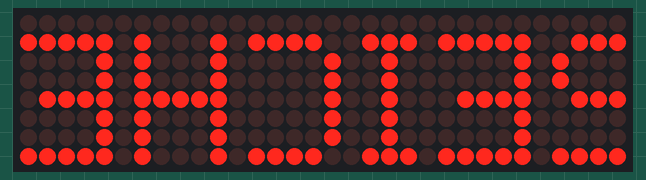
Bench run of a sketch on a simulated Arduino Uno, built with avr-gcc and run on an emulated ATmega328P. Shown: 32×8 LED matrix.

Above: at 0.1 s.

The sketch:

SKETCH10A.ino
```cpp
#include <SPI.h>
#include <MD_MAX72xx.h>
#include <MD_Parola.h>

#define HARDWARE_TYPE MD_MAX72XX::FC16_HW
#define MAX_DEVICES  4
#define CLK_PIN   14  // or SCK
#define DATA_PIN  13  // or MOSI
#define CS_PIN    15  // or SS

// MD_MAX72XX ledmx = MD_MAX72XX(HARDWARE_TYPE, DATA_PIN, CLK_PIN, CS_PIN, MAX_DEVICES);
MD_Parola pmx = MD_Parola(HARDWARE_TYPE, CS_PIN, MAX_DEVICES);

// We always wait a bit between updates of the display
#define  DELAYTIME  100  // in milliseconds

void setup()
{
  // put your setup code here, to run once:
  pmx.begin();
  pmx.setZoneEffect(0, true, PA_FLIP_LR);
  pmx.setZoneEffect(0, true, PA_FLIP_UD);
}

void loop()
{
  if(pmx.displayAnimate())
    pmx.displayText("SEICHE",PA_CENTER,50,0,PA_PRINT,PA_NO_EFFECT);
}
```
